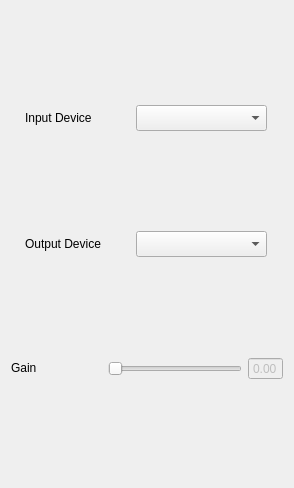
           <widget class="QWidget" name="page_9">
            <property name="geometry">
             <rect>
              <x>0</x>
              <y>0</y>
              <width>294</width>
              <height>488</height>
             </rect>
            </property>
            <attribute name="label">
             <string>Device Settings</string>
            </attribute>
            <layout class="QVBoxLayout" name="verticalLayout_13">
             <item>
              <layout class="QHBoxLayout" name="horizontalLayout_27">
               <item>
                <widget class="QLabel" name="label_43">
                 <property name="minimumSize">
                  <size>
                   <width>91</width>
                   <height>16</height>
                  </size>
                 </property>
                 <property name="maximumSize">
                  <size>
                   <width>91</width>
                   <height>16</height>
                  </size>
                 </property>
                 <property name="text">
                  <string>Input Device</string>
                 </property>
                </widget>
               </item>
               <item>
                <widget class="QComboBox" name="comboBox_4">
                 <property name="minimumSize">
                  <size>
                   <width>131</width>
                   <height>26</height>
                  </size>
                 </property>
                 <property name="maximumSize">
                  <size>
                   <width>131</width>
                   <height>26</height>
                  </size>
                 </property>
                </widget>
               </item>
              </layout>
             </item>
             <item>
              <layout class="QHBoxLayout" name="horizontalLayout_28">
               <item>
                <widget class="QLabel" name="label_44">
                 <property name="minimumSize">
                  <size>
                   <width>91</width>
                   <height>16</height>
                  </size>
                 </property>
                 <property name="maximumSize">
                  <size>
                   <width>91</width>
                   <height>16</height>
                  </size>
                 </property>
                 <property name="text">
                  <string>Output Device</string>
                 </property>
                </widget>
               </item>
               <item>
                <widget class="QComboBox" name="comboBox_5">
                 <property name="minimumSize">
                  <size>
                   <width>131</width>
                   <height>26</height>
                  </size>
                 </property>
                 <property name="maximumSize">
                  <size>
                   <width>131</width>
                   <height>26</height>
                  </size>
                 </property>
                </widget>
               </item>
              </layout>
             </item>
             <item>
              <layout class="QHBoxLayout" name="horizontalLayout_29">
               <item>
                <widget class="QLabel" name="label_45">
                 <property name="minimumSize">
                  <size>
                   <width>91</width>
                   <height>16</height>
                  </size>
                 </property>
                 <property name="maximumSize">
                  <size>
                   <width>91</width>
                   <height>16</height>
                  </size>
                 </property>
                 <property name="text">
                  <string>Gain</string>
                 </property>
                </widget>
               </item>
               <item>
                <widget class="QSlider" name="horizontalSlider_2">
                 <property name="orientation">
                  <enum>Qt::Horizontal</enum>
                 </property>
                </widget>
               </item>
               <item>
                <widget class="QDoubleSpinBox" name="doubleSpinBox_2">
                 <property name="enabled">
                  <bool>false</bool>
                 </property>
                 <property name="buttonSymbols">
                  <enum>QAbstractSpinBox::NoButtons</enum>
                 </property>
                 <property name="maximum">
                  <double>1.000000000000000</double>
                 </property>
                 <property name="singleStep">
                  <double>0.100000000000000</double>
                 </property>
                </widget>
               </item>
              </layout>
             </item>
            </layout>
           </widget>
